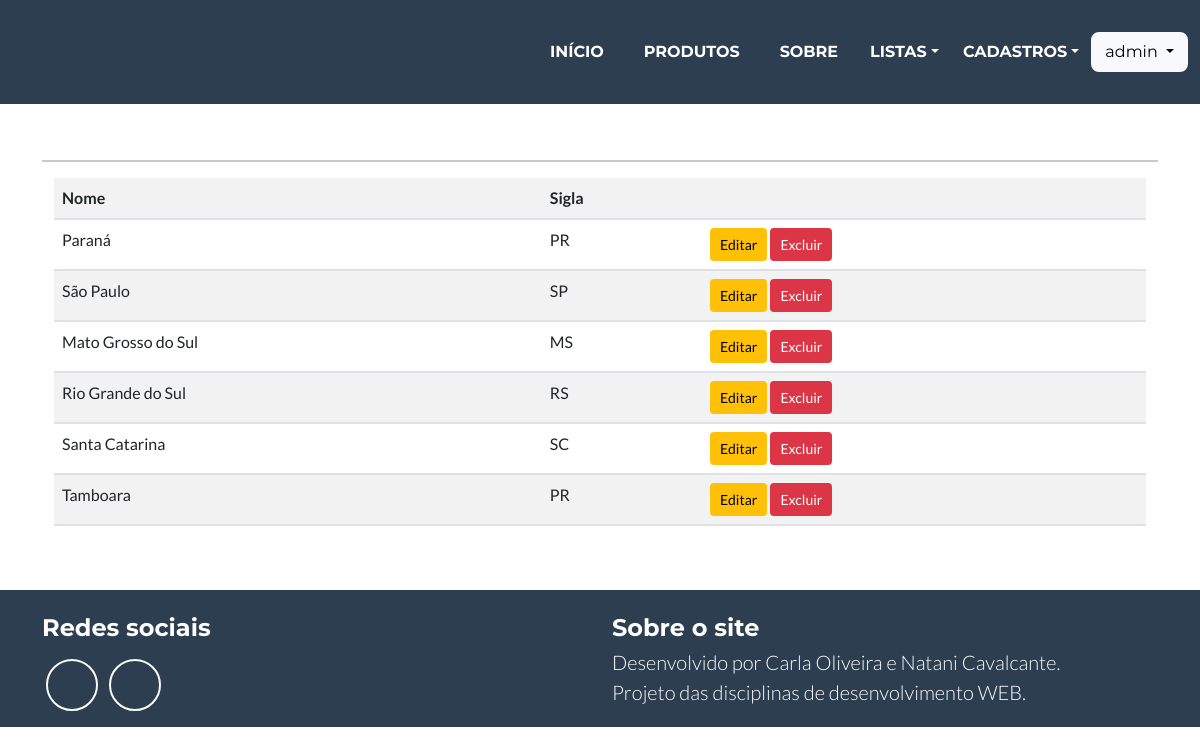
/listar/estado/ (signed in), run on an earlier commit of the app's database.
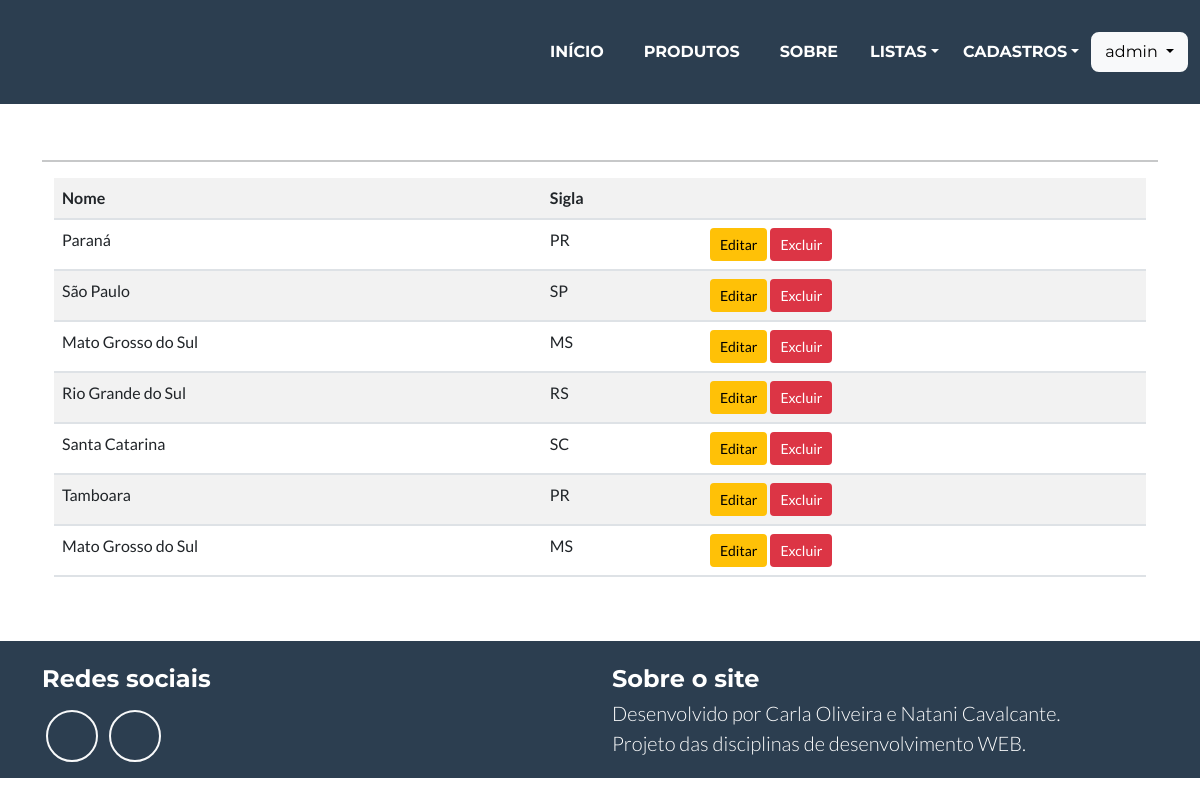
And on a later commit of the database.
### cadastros/models.py (models this page shows, shortened)
class Estado (models.Model):
    nome = models.CharField (max_length=50)
    sigla = models.CharField(max_length=2)

### cadastros/views.py (the view)
# urls.py: path('listar/estado/', EstadoList.as_view(), name="listar-estado"),
class EstadoList(LoginRequiredMixin, ListView):
    login_url = reverse_lazy('login')
    model = Estado
    template_name = 'cadastros/listas/estado.html'

### cadastros/templates/cadastros/listas/estado.html
{% extends 'paginas/modelo.html' %}
{% load static %}
{% load crispy_forms_tags %}
{% block conteudo %}
<hr>
<div class="container">
    <div class="table-responsive">
        <table class="table table-striped">
            <tr>
                <th>Nome</th>
                <th>Sigla</th>
                <th></th>
            </tr>
            {% for estado in object_list %}
            <tr>
                <td>{{estado.nome}}</td>
                <td>{{estado.sigla}}</td>
                <td>
                    <a href="{% url 'editar-estado' estado.pk %}" class="btn btn-warning btn-sm" title="Editar">Editar</a>
                    <a href="{% url 'deletar-estado' estado.pk %}" class="btn btn-danger btn-sm" title="Excluir">Excluir</a>
                </td>
            </tr>
            {% empty %}
            <tr>
                <td colspan="3">Nenhum estado cadastrado!</td>
            </tr>
            {% endfor %}
        </table>
    </div>
</div>
{% endblock %}

What changed in the data, as far as the page shows it:
added Estado: nome "Mato Grosso do Sul", sigla "MS"
